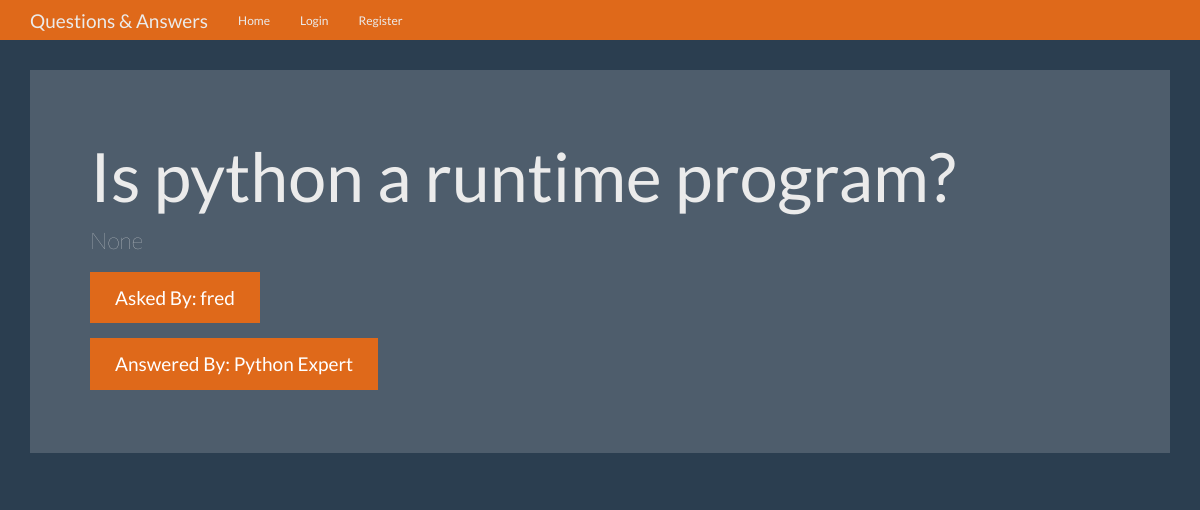
Page /question/2 on the committed database.
### models/question.py (models this page shows, shortened)
class Question(db.Model):
    __tablename__ = 'question'
    id = db.Column(db.Integer, primary_key = True)
    question = db.Column(db.Text)
    answer = db.Column(db.Text)
    asked_by_id = db.Column(db.Integer, db.ForeignKey('user.id'))
    expert_id = db.Column(db.Integer, db.ForeignKey('user.id'))
    @classmethod
    def get_by_id(cls, id):
        return cls.query.get_or_404(id)

### models/user.py (models this page shows, shortened)
class User(db.Model, UserMixin):
    __tablename__ = 'user'
    id = db.Column(db.Integer, primary_key = True)
    name = db.Column(db.String(50))
    password = db.Column(db.String(100))
    expert = db.Column(db.Boolean)
    admin = db.Column(db.Boolean)
    questions_asked = db.relationship(
        'Question',
        foreign_keys = 'Question.asked_by_id',
        backref = 'asker',
        lazy = True
    )
    answers_requested = db.relationship(
        'Question',
        foreign_keys = 'Question.expert_id',
        backref = 'expert',
        lazy = True
    )
    @property
    def unhashed_password(self):
        raise AttributeError('Cannot view unhashed password!')

### qa/views.py (the view)
@q_a.route('/question/<int:question_id>')
def question(question_id):
    question = Question.get_by_id(question_id)
    context = {
        'question': question
    }
    return render_template('question.html', **context)

### templates/question.html (shortened to what this page needs)
{% extends 'base.html' %}
{% block content %}
<div class="jumbotron">
        <h1>{{ question.question }}</h1>
        <p>{{ question.answer }}</p>
        <p><a class="btn btn-primary btn-lg">Asked By: {{ question.asker.name }}</a></p>
        <p><a class="btn btn-primary btn-lg">Answered By: {{ question.expert.name }}</a></p>
      </div>
{% endblock %}

### static/theme.css (style rules this page uses)
body { padding-top: 70px; padding-bottom: 30px; }

### rows in the picture
Question: question "Is python a runtime program?", answer "None"
User: asker.name "fred"
User: expert.name "Python Expert"
